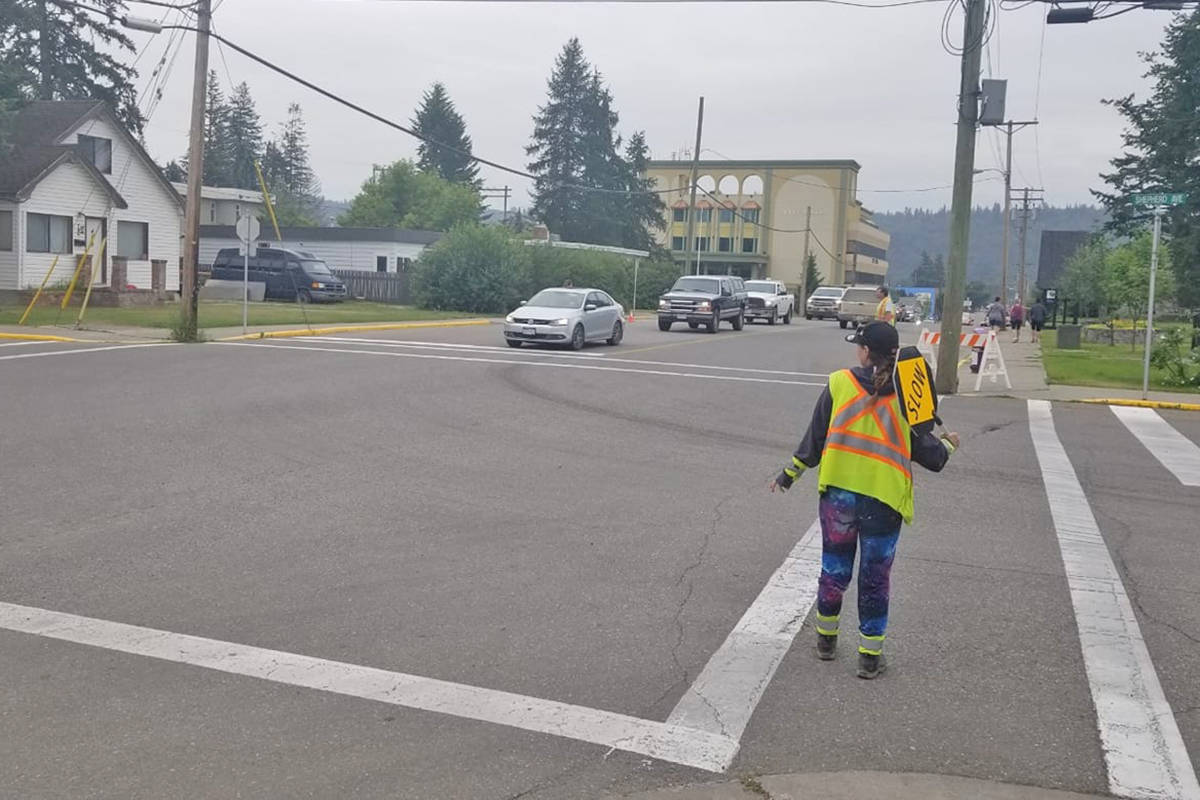
#> input picture Image/ForLDW.jpeg, 1200 x 800 px
$ jupyter execute 'Maximum Check Street.ipynb'
#> lines starting #> are read from the running program, lines starting #| are printed output that depends on the picture
[cell 1]
import PIL as pil
from matplotlib import pyplot as plt
import numpy as np
import math
from datetime import datetime
import cv2

[cell 2]
# Define some common functions
def img2array(img):
    nrow = img.size[1]
    ncol = img.size[0]
    img_map = img.load()
    myarray = np.zeros([nrow,ncol,3], dtype=np.uint8)
    for i in range(nrow):
        for j in range(ncol):
            myarray[i,j,0] = img_map[j,i][0]
            myarray[i,j,1] = img_map[j,i][1]
            myarray[i,j,2] = img_map[j,i][2]
    return myarray

def rgb2gray(rgb):

    r, g, b = rgb[:,:,0], rgb[:,:,1], rgb[:,:,2]
    gray = 0.2989 * r + 0.5870 * g + 0.1140 * b

    return gray

def gaussian_kernel(size, sigma=1):
    size = int(size) // 2
    x, y = np.mgrid[-size:size+1, -size:size+1]
    normal = 1 / (2.0 * np.pi * sigma**2)
    g =  np.exp(-((x**2 + y**2) / (2.0*sigma**2))) * normal
    return g

mygauss = gaussian_kernel(5, sigma=1.4)

def applyGaussFilter(image, kernel):
    n, m = image.shape
    new_image = np.zeros([n,m])

    for i in range(0,n):
        for j in range(0,m):
            mysum = 0;
            if i-2 >= 0 and i-2 < n and j-2 >= 0 and j-2 < m:
                mysum = mysum + image[i-2,j-2]*kernel[0,0]
            if i-2 >= 0 and i-2 < n and j-1 >= 0 and j-1 < m:
                mysum = mysum + image[i-2,j-1]*kernel[0,1]
            if i-2 >= 0 and i-2 < n and j >= 0 and j < m:
                mysum = mysum + image[i-2,j]*kernel[0,2]
            if i-2 >= 0 and i-2 < n and j+1 >= 0 and j+1 < m:
                mysum = mysum + image[i-2,j+1]*kernel[0,3]
            if i-2 >= 0 and i-2 < n and j+2 >= 0 and j+2 < m:
                mysum = mysum + image[i-2,j+2]*kernel[0,4]
            if i-1 >= 0 and i-1 < n and j-2 >= 0 and j-2 < m:
                mysum = mysum + image[i-1,j-2]*kernel[1,0]
            if i-1 >= 0 and i-1 < n and j-1 >= 0 and j-1 < m:
                mysum = mysum + image[i-1,j-1]*kernel[1,1]
            if i-1 >= 0 and i-1 < n and j >= 0 and j < m:
                mysum = mysum + image[i-1,j]*kernel[1,2]
            if i-1 >= 0 and i-1 < n and j+1 >= 0 and j+1 < m:
                mysum = mysum + image[i-1,j+1]*kernel[1,3]
            if i-1 >= 0 and i-1 < n and j+2 >= 0 and j+2 < m:
                mysum = mysum + image[i-1,j+2]*kernel[1,4]
            if i >= 0 and i < n and j-2 >= 0 and j-2 < m:
                mysum = mysum + image[i,j-2]*kernel[2,0]
            if i >= 0 and i < n and j-1 >= 0 and j-1 < m:
                mysum = mysum + image[i,j-1]*kernel[2,1]
            if i >= 0 and i < n and j >= 0 and j < m:
                mysum = mysum + image[i,j]*kernel[2,2]
            if i >= 0 and i < n and j+1 >= 0 and j+1 < m:
                mysum = mysum + image[i,j+1]*kernel[2,3]
            if i >= 0 and i < n and j+2 >= 0 and j+2 < m:
                mysum = mysum + image[i,j+2]*kernel[2,4]
            if i+1 >= 0 and i+1 < n and j-2 >= 0 and j-2 < m:
                mysum = mysum + image[i+1,j-2]*kernel[3,0]
            if i+1 >= 0 and i+1 < n and j-1 >= 0 and j-1 < m:
                mysum = mysum + image[i+1,j-1]*kernel[3,1]
            if i+1 >= 0 and i+1 < n and j >= 0 and j < m:
                mysum = mysum + image[i+1,j]*kernel[3,2]
            if i+1 >= 0 and i+1 < n and j+1 >= 0 and j+1 < m:
                mysum = mysum + image[i+1,j+1]*kernel[3,3]
            if i+1 >= 0 and i+1 < n and j+2 >= 0 and j+2 < m:
                mysum = mysum + image[i+1,j+2]*kernel[3,4]
            if i+2 >= 0 and i+2 < n and j-2 >= 0 and j-2 < m:
                mysum = mysum + image[i+2,j-2]*kernel[4,0]
            if i+2 >= 0 and i+2 < n and j-1 >= 0 and j-1 < m:
                mysum = mysum + image[i+2,j-1]*kernel[4,1]
            if i+2 >= 0 and i+2 < n and j >= 0 and j < m:
                mysum = mysum + image[i+2,j]*kernel[4,2]
            if i+2 >= 0 and i+2 < n and j+1 >= 0 and j+1 < m:
                mysum = mysum + image[i+2,j+1]*kernel[4,3]
            if i+2 >= 0 and i+2 < n and j+2 >= 0 and j+2 < m:
                mysum = mysum + image[i+2,j+2]*kernel[4,4]
            new_image[i,j] = mysum

    return new_image

def calculateGradient(img):
    m, n = img.shape
    Gx = np.zeros([m, n])
    Gy = np.zeros([m, n])
    G = np.zeros([m,n])
    theta = np.zeros([m,n])
    for i in range(1,m-1):
        for j in range(1,n-1):
            Gx[i, j] = 1.0*img[i+1,j-1] + 2.0*img[i+1,j] + 1.0*img[i+1,j+1] - 1.0*img[i-1,j-1] - 2.0*img[i-1,j] - 1.0*img[i-1,j+1]
            Gy[i, j] = - 1.0*img[i-1,j+1] - 2.0*img[i,j+1] - 1.0*img[i+1,j+1] + 1.0*img[i-1,j-1] + 2.0*img[i,j-1] + 1.0*img[i+1,j-1]
            G[i,j] = math.sqrt(Gx[i,j]*Gx[i,j]+Gy[i,j]*Gy[i,j])
            if Gy[i,j]!=0:
                theta[i,j] = math.atan(Gx[i,j]/Gy[i,j])

    return Gx,Gy,G,theta

def non_max_suppression(img, D):
    M, N = img.shape
    Z = np.zeros((M,N), dtype=np.int32)
    angle = D * 180. / np.pi
    angle[angle < 0] += 180


    for i in range(1,M-1):
        for j in range(1,N-1):
            try:
                q = 255
                r = 255

               #angle 0
                if (0 <= angle[i,j] < 22.5) or (157.5 <= angle[i,j] <= 180):
                    q = img[i, j+1]
                    r = img[i, j-1]
                #angle 45
                elif (22.5 <= angle[i,j] < 67.5):
                    q = img[i+1, j-1]
                    r = img[i-1, j+1]
                #angle 90
                elif (67.5 <= angle[i,j] < 112.5):
                    q = img[i+1, j]
                    r = img[i-1, j]
                #angle 135
                elif (112.5 <= angle[i,j] < 157.5):
                    q = img[i-1, j-1]
                    r = img[i+1, j+1]

                if (img[i,j] >= q) and (img[i,j] >= r):
                    Z[i,j] = img[i,j]
                else:
                    Z[i,j] = 0

            except IndexError as e:
                pass

    return Z

def doublethreshold(img, lowThresholdRatio=0.05, highThresholdRatio=0.09):

    highThreshold = img.max() * highThresholdRatio;
    lowThreshold = highThreshold * lowThresholdRatio;

    M, N = img.shape
    img_out = np.zeros((M,N), dtype=np.int32)

    weak = np.int32(100)
    strong = np.int32(255)

    for i in range(0, M):
        for j in range(0, N):
            if img[i,j]>= highThreshold:
                img_out[i,j] = strong
            elif img[i,j] < highThreshold and img[i,j] >= lowThreshold:
                img_out[i,j] = weak
            else:
                img_out[i,j] = 0

    return (img_out, weak, strong)

def hysteresis(img, weak, strong=255):
    M, N = img.shape
    img_out = np.copy(img)
    for i in range(1, M-1):
        for j in range(1, N-1):
            if (img_out[i,j] == weak):
                try:
                    if ((img_out[i+1, j-1] == strong) or (img_out[i+1, j] == strong) or (img_out[i+1, j+1] == strong)
                        or (img_out[i, j-1] == strong) or (img_out[i, j+1] == strong)
                        or (img_out[i-1, j-1] == strong) or (img_out[i-1, j] == strong) or (img_out[i-1, j+1] == strong)):
                        img_out[i, j] = strong
                    else:
                        img_out[i, j] = 0
                except IndexError as e:
                    pass
    return img_out

# [6 lines left out: function region_of_interest, not called in this run]

[cell 3]
apic = pil.Image.open("../Image/ForLDW.jpeg")
#> apic is the input picture: PIL image 1200x800 RGB; mean R, G, B 147.1, 145.8, 144.8
origimg = img2array(apic)
revimg = np.zeros([origimg.shape[0], origimg.shape[1],3],dtype=np.uint8)
myimg = np.zeros([origimg.shape[0], origimg.shape[1],3],dtype=np.uint8)

nR = origimg.shape[0]
nC = origimg.shape[1]

print("nR: ", nR)
#| nR:  800
print("nC: ", nC)
#| nC:  1200

# Revert the picture upside down.
for i in range(nR):
    for j in range(nC):
        revimg[i,j,0] = origimg[nR-i-1,j,0]
        revimg[i,j,1] = origimg[nR-i-1,j,1]
        revimg[i,j,2] = origimg[nR-i-1,j,2]


plt.imshow(revimg, origin='lower')

[cell 4]
# Change to gray scale image
start_time = datetime.now()
mygrayimg = rgb2gray(revimg)
end_time = datetime.now()
print('Duration - {}: {}'.format("rgb2gray", end_time - start_time))

# Apply Gaussian Filter
start_time = datetime.now()
mygraysmoothimg=applyGaussFilter(mygrayimg, mygauss)
end_time = datetime.now()
print('Duration - {}: {}'.format("ApplyGaussFilter", end_time - start_time))
# Calculate Gradients and Angles
start_time = datetime.now()
Gx, Gy, G, theta = calculateGradient(mygraysmoothimg)
#> after the loop in calculateGradient, `for i in range(1,m-1):`:
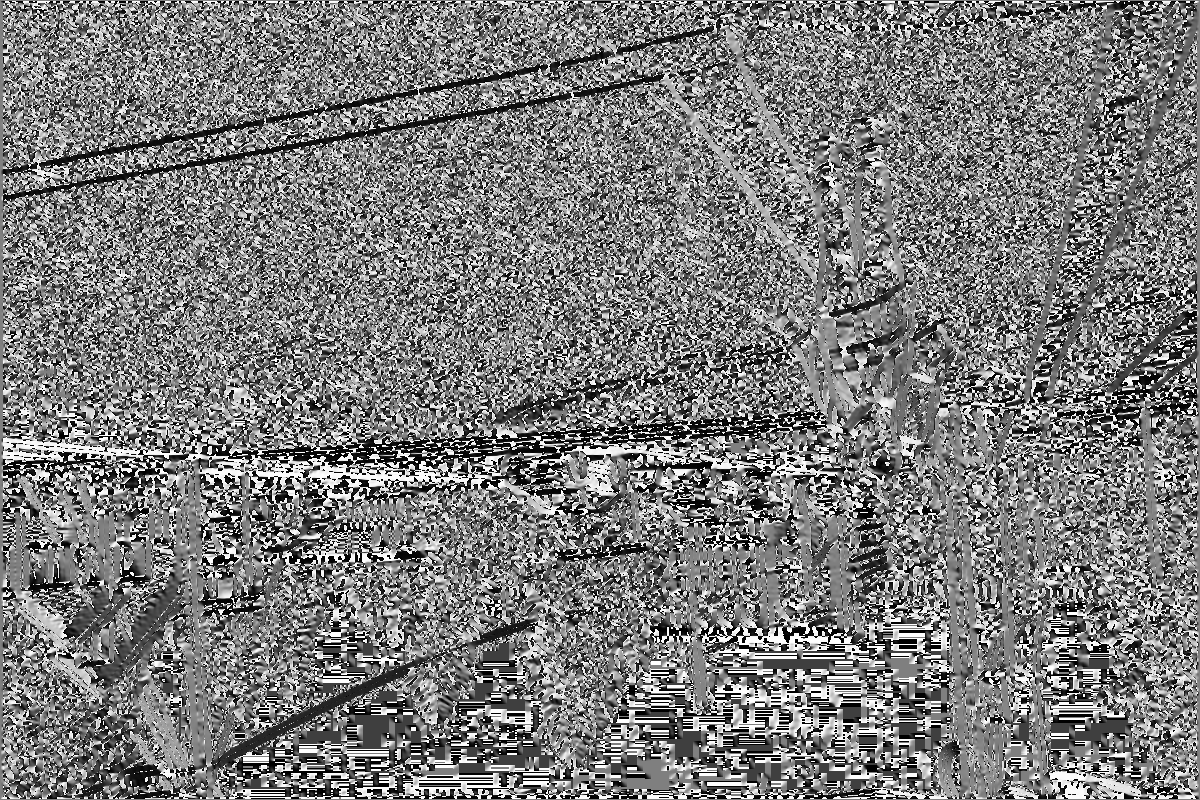
#> theta: shape (800, 1200) float64; min -1.57, max 1.57, mean -0.0499; drawn with min black and max white
end_time = datetime.now()
print('Duration - {}: {}'.format("calculateGradient", end_time - start_time))
# Calculate Non Max Suppression
start_time = datetime.now()
NMS_G = non_max_suppression(G, theta)
#> after the loop in non_max_suppression, `for i in range(1,M-1):`:
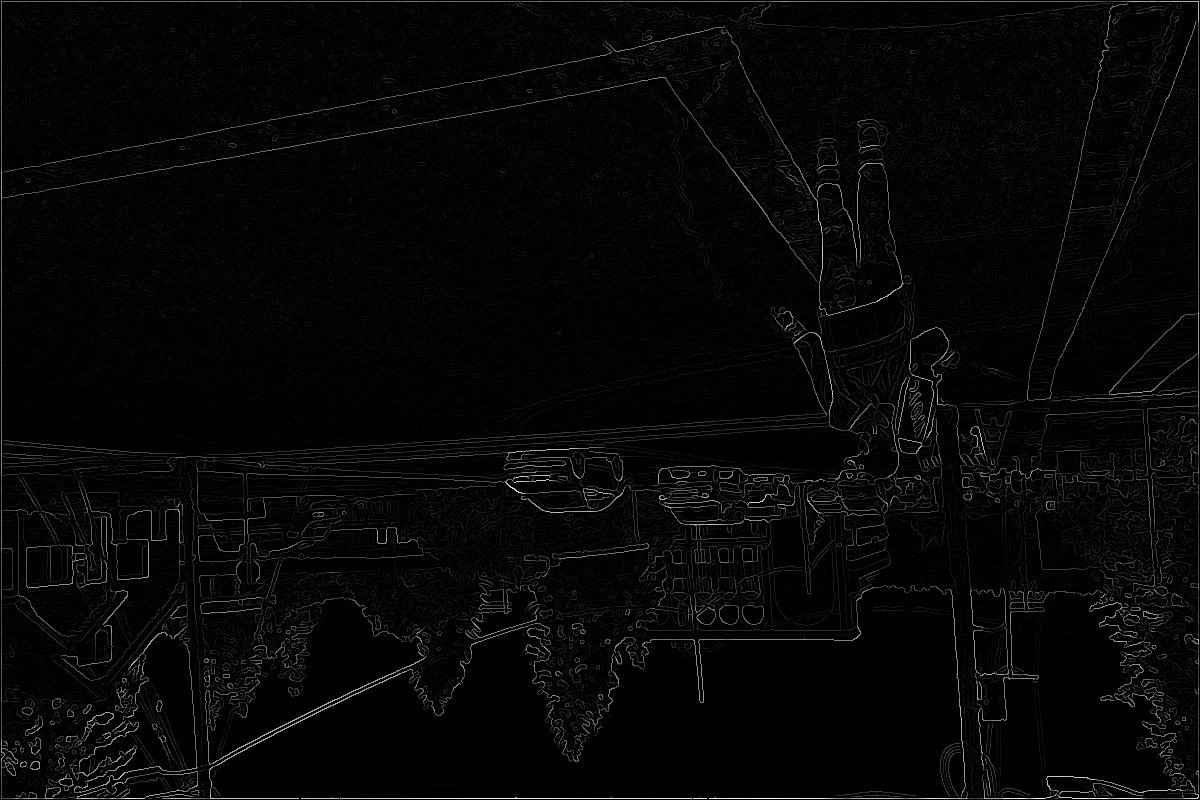
#> Z: shape (800, 1200) int32; min 0, max 367, mean 8.5; drawn with min black and max white
end_time = datetime.now()
print('Duration - {}: {}'.format("non_max_suppression", end_time - start_time))
# Calculate double threshold
start_time = datetime.now()
mythreshold, weak, strong = doublethreshold(NMS_G, 0.001, 0.1)
#> in doublethreshold, `highThreshold = img.max() * highThresholdRatio;`: highThreshold = 36.7
#> in doublethreshold, `lowThreshold = highThreshold * lowThresholdRatio;`: lowThreshold = 0.0367
#> after the loop in doublethreshold, `for i in range(0, M):`:
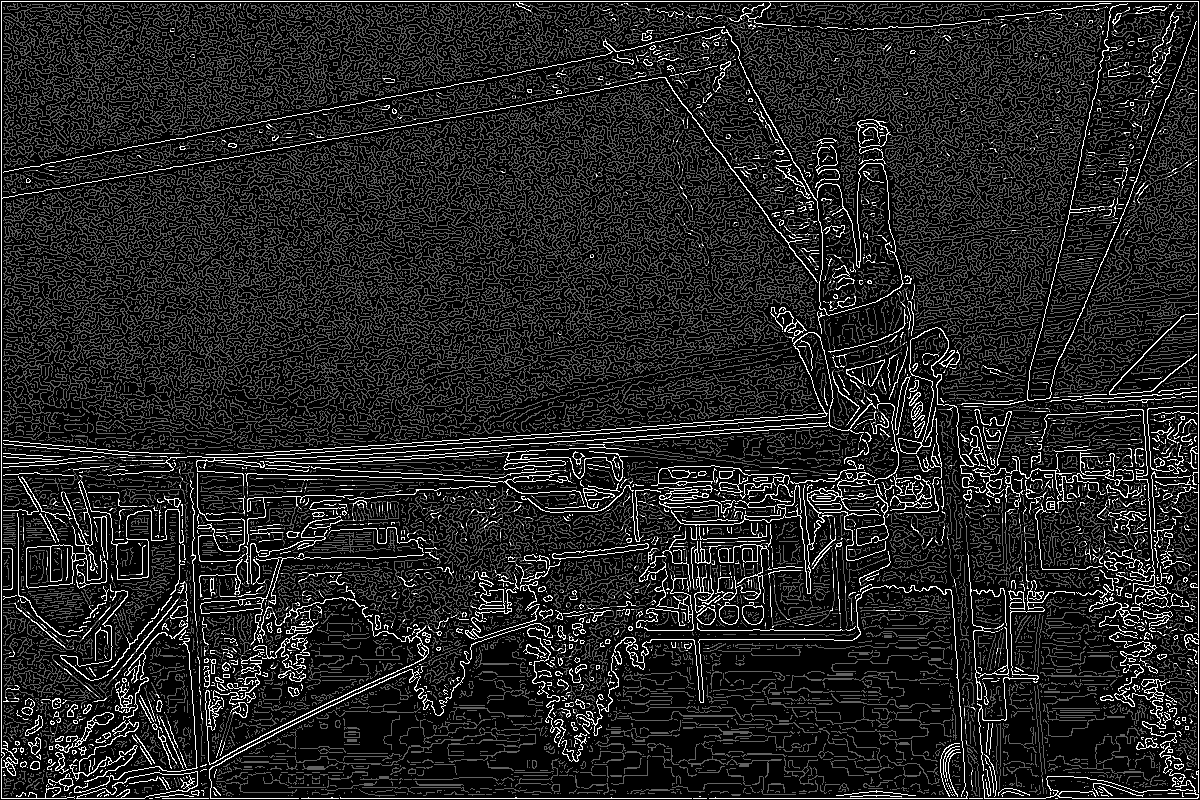
#> img_out: shape (800, 1200) int32; min 0, max 255, mean 36
#> weak = 100; strong = 255
end_time = datetime.now()
print('Duration - {}: {}'.format("threshold", end_time - start_time))
# Calculate hysteresis
start_time = datetime.now()
myhysteresis = hysteresis(mythreshold, weak)
#> after the loop in hysteresis, `for i in range(1, M-1):`:
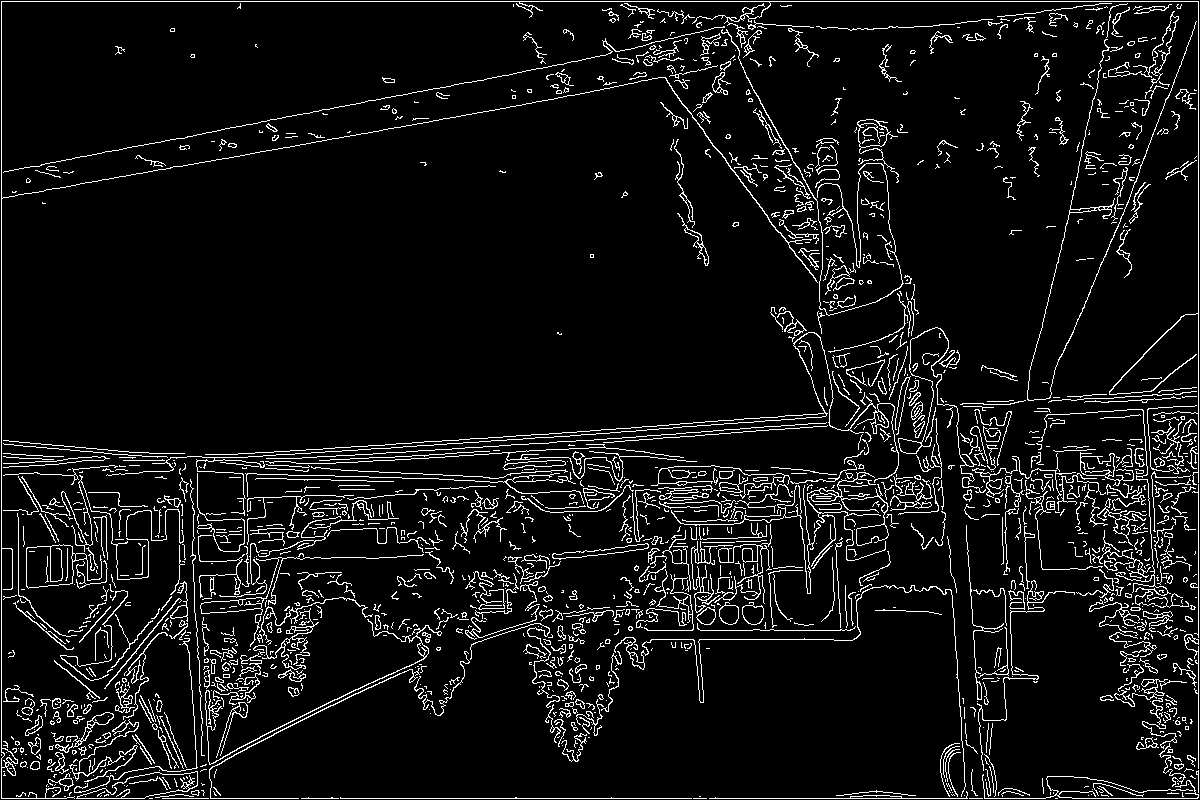
#> img_out: shape (800, 1200) int32; 7.1% white in thin lines or dots
end_time = datetime.now()
print('Duration - {}: {}'.format("hysteresis", end_time - start_time))

[cell 5]
# Smooth vs. Hysteresis
f, axarr = plt.subplots(1,2, figsize=(20, 20))
axarr[0].imshow(mygraysmoothimg, cmap='gray', origin='lower')
axarr[1].imshow(myhysteresis, cmap='gray', origin='lower')

[cell 6]
def hough_line(img, theta_res=1, rho_res=1, pfrac=0.1):
    x_max = img.shape[0]
    y_max = img.shape[1]

    theta_max = 1.0 * math.pi
    theta_min = 0.0

    r_min = 0.0
    r_max = math.hypot(x_max, y_max)
    r_dim = 200
    theta_dim = 300

    thetas = np.zeros((theta_dim,1))
    rhos = np.zeros((r_dim,1))
    hough_space = np.zeros((r_dim,theta_dim))

    for x in range(x_max):
        for y in range(y_max):
            if img[x,y]:
                for itheta in range(theta_dim):
                    theta = 1.0 * itheta * theta_max / theta_dim
                    r = x * math.cos(theta) + y * math.sin(theta)
                    ir = int(r_dim * ( 1.0 * r ) / r_max)
                    if ir >= 0 and ir < r_dim:
                        hough_space[ir,itheta] = hough_space[ir,itheta] + 1


    return hough_space, thetas, rhos

[cell 7]
start_time = datetime.now()
myHoughimg, thetas, rhos = hough_line(myhysteresis, 0.6, 3.64, 0.1)
#> after the loop in hough_line, `for x in range(x_max):`:
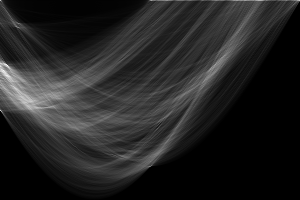
#> hough_space: shape (200, 300) float64; min 0, max 1883, mean 266; drawn with min black and max white
#> thetas = 300 values from 0 to 0; rhos = 200 values from 0 to 0
end_time = datetime.now()
print('Duration: {}'.format(end_time - start_time))

[cell 8]
# Orig vs. Gray vs. Hough transform
f, axarr = plt.subplots(1,3, figsize=(20, 20))
axarr[0].imshow(myimg, origin='lower')
axarr[1].imshow(myhysteresis, cmap='gray', origin='lower')
axarr[2].imshow(myHoughimg, origin='lower')

[cell 9]
import scipy.ndimage.filters as filters
import scipy.ndimage as ndimage

neighborhood_size = 30
threshold = 960

width, height = myhysteresis.shape
r_max = np.ceil(np.sqrt(width * width + height * height))   # max_dis
theta_max = np.pi
r_dim, theta_dim = myHoughimg.shape

x_max = width
y_max = height

# GxH, GyH, GH, thetaH = calculateGradient(myHoughimg)

epsilon = 0.000001
x, y = [], []

for i in range(r_dim):
    for j in range(theta_dim):
        if np.abs(myHoughimg[i,j]) > threshold:
            x.append(j)
            y.append(i)

# [10 lines of commented-out code are left out]
tmpx = np.copy(x)
tmpy = np.copy(y)
x, y = [], []

while len(tmpx)>0:

    maxval = myHoughimg[tmpy[0], tmpx[0]]
    current_maxx = tmpx[0]
    current_maxy = tmpy[0]

    for i in range(len(tmpx)):
        if myHoughimg[tmpy[i], tmpx[i]]> maxval:
            maxval = myHoughimg[tmpy[i], tmpx[i]]
            current_maxx = tmpx[i]
            current_maxy = tmpy[i]

    x.append(current_maxx)
    y.append(current_maxy)

    # Remove the biggest and local maximum nearby
    newx = []
    newy = []

    for i in range(len(tmpx)):
        if np.sqrt(np.abs(tmpx[i] - current_maxx)*np.abs(tmpx[i] - current_maxx) + np.abs(tmpy[i] - current_maxy)*np.abs(tmpy[i] - current_maxy)) > neighborhood_size:
            newx.append(tmpx[i])
            newy.append(tmpy[i])

    tmpx = newx
    tmpy = newy

    print("new len: ", len(newx))
#> this loop made 11 passes
#> after the loop, x = [7, 0, 31, 299, 0, 259, 215, 151, 61, 16, 76]; y = [65, 110, 101, 0, 0, 0, 64, 0, 85, 26, 128]


print("x_len: ", len(x))
#| x_len:  11
print("x: ", x)
#| x:  [7, 0, 31, 299, 0, 259, 215, 151, 61, 16, 76]
print("y: ", y)
#| y:  [65, 110, 101, 0, 0, 0, 64, 0, 85, 26, 128]

[cell 10]
plt.imshow(myHoughimg, origin='lower')
tick_locs = [i for i in range(0,theta_dim,40)]
tick_lbls = [round( (1.0 * i * theta_max) / theta_dim,1) for i in range(0,theta_dim,40)]
plt.xticks(tick_locs, tick_lbls)

tick_locs = [i for i in range(0,r_dim,20)]
tick_lbls = [round( (1.0 * i * r_max ) / r_dim,1) for i in range(0,r_dim,20)]
plt.yticks(tick_locs, tick_lbls)

plt.autoscale(False)
plt.plot(x,y, 'ro')

[cell 11]
# Step 4: Plot lines

line_index = 1
width, height = myhysteresis.shape
r_max = np.ceil(np.sqrt(width * width + height * height))
theta_max = np.pi
r_dim, theta_dim = myHoughimg.shape

x_max = width
y_max = height

f, axarr = plt.subplots(1,2, figsize=(10, 10))
axarr[0].imshow(myhysteresis, origin='lower')
axarr[1].imshow(myhysteresis, origin='lower')


for i,j in zip(y, x):

    r = round( (1.0 * i * r_max ) / r_dim,1)
    theta = round( (1.0 * j * theta_max) / theta_dim,1)


    axarr[1].autoscale(False)

    px = []
    py = []
    for i in range(-y_max-40,y_max+40,1):
        px.append( math.cos(-theta) * i - math.sin(-theta) * r )
        py.append( math.sin(-theta) * i + math.cos(-theta) * r )

    axarr[1].plot(px,py, linewidth=1)
#> this loop made 11 passes
#> (j, r, theta) on passes 1 to 8: (7, 469, 0.1), (0, 793.6, 0), (31, 728.7, 0.3), (299, 0, 3.1), (0, 0, 0), (259, 0, 2.7), (215, 461.8, 2.3), (151, 0, 1.6)
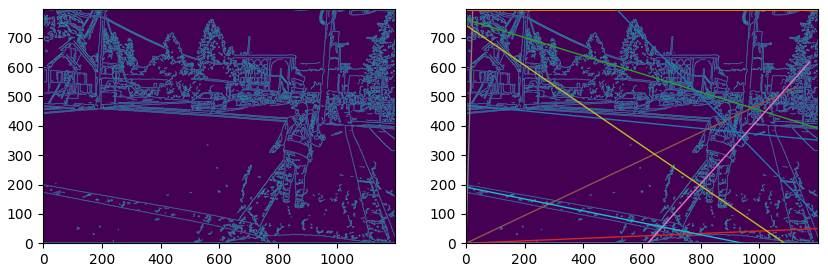
#> figure drawn by matplotlib, 2 panels
